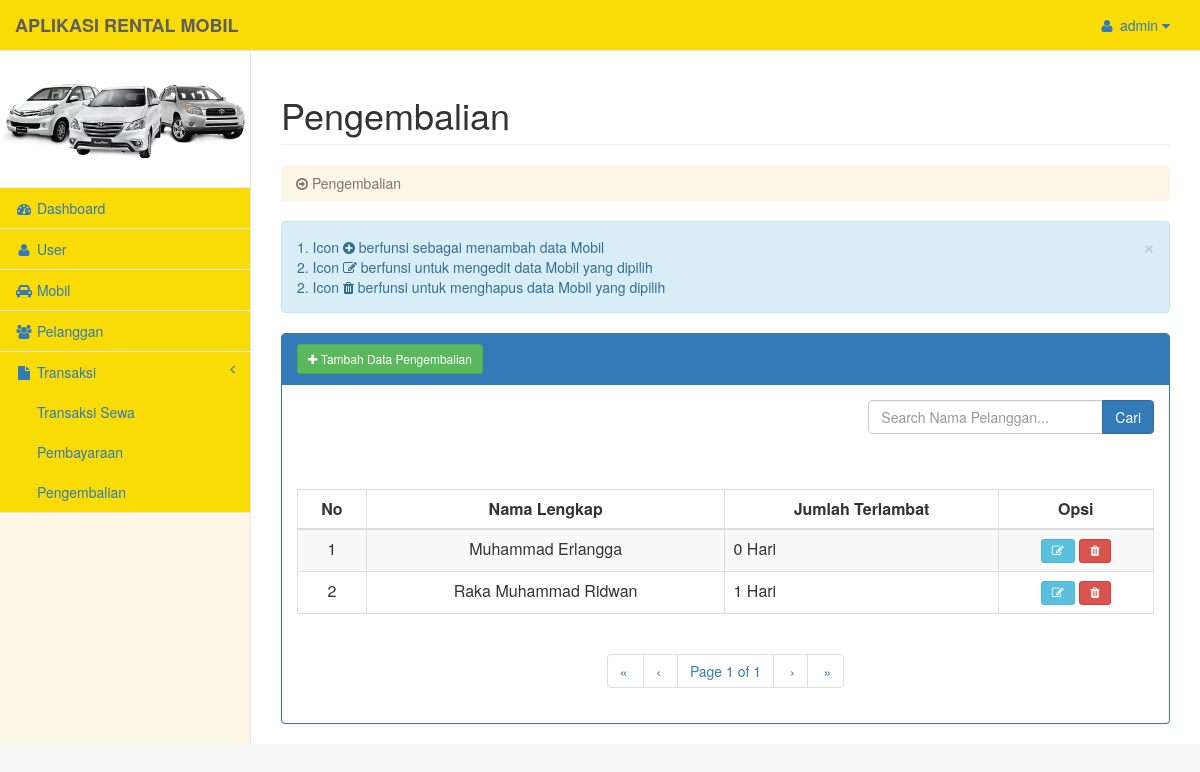
The page /pengembalian/index.php (signed in) on the database its author committed.
### tables this page shows
CREATE TABLE IF NOT EXISTS `tb_user` (
`id_user` int(5) NOT NULL,
  `username` varchar(25) NOT NULL,
  `password` varchar(100) NOT NULL
);

CREATE TABLE IF NOT EXISTS `tb_pengembalian` (
`id_pengembalian` int(5) NOT NULL,
  `id_transaksi` int(5) NOT NULL,
  `harga` int(15) NOT NULL,
  `terlambat` int(5) NOT NULL
);

CREATE TABLE IF NOT EXISTS `tb_transaksi` (
`id_transaksi` int(5) NOT NULL,
  `id_mobil` int(5) NOT NULL,
  `harga` int(11) NOT NULL,
  `id_pelanggan` int(5) NOT NULL,
  `nama_lengkap` varchar(50) NOT NULL,
  `tgl_sewa` datetime NOT NULL,
  `tgl_selesaisewa` datetime NOT NULL,
  `jumlah_harga` int(11) NOT NULL,
  `denda` int(11) DEFAULT NULL,
  `status_pembayaran` int(5) NOT NULL,
  `status_pengembalian` int(5) NOT NULL
);

### pengguna.php (called while the page is built)
<?php
$admin 			= $_SESSION['username'];
$data_us		= mysql_query("SELECT * FROM tb_user  WHERE username  ='$admin'");
$nama 			= mysql_fetch_object($data_us);
?>

### pengembalian/index.php (the view, shortened to what this page needs)
<?php
$root = '../';
include "../koneksi.php";
include "../pengguna.php";
include "../pagination.php";
if (isset($_REQUEST['keyword']) && $_REQUEST['keyword']<>""){
$keyword	= $_REQUEST['keyword'];
$reload		= "index.php?pagination=true&keyword=$keyword";
$sql 		= "SELECT tb_pengembalian.id_pengembalian, tb_transaksi.id_transaksi, tb_transaksi.nama_lengkap, tb_pengembalian.terlambat from mobilrental.tb_transaksi inner join mobilrental.tb_pengembalian on (tb_transaksi.id_transaksi = tb_pengembalian.id_transaksi) WHERE nama_lengkap LIKE '%$keyword%' ORDER BY id_pengembalian";
$result = mysql_query($sql);
}else{
$reload = "index.php?pagination=true";
$sql    = "SELECT tb_pengembalian.id_pengembalian, tb_transaksi.id_transaksi, tb_transaksi.nama_lengkap, tb_pengembalian.terlambat from mobilrental.tb_transaksi inner join mobilrental.tb_pengembalian on (tb_transaksi.id_transaksi = tb_pengembalian.id_transaksi) ORDER BY id_pengembalian";
$result = mysql_query($sql);
}
$rpp 		= 5;
$page 		= intval($_GET["page"]);
if($page<=0) $page = 1;
$tcount 	= mysql_num_rows($result);
$tpages 	= ($tcount) ? ceil($tcount/$rpp) : 1;
$count		= 0;
$i 			= ($page-1)*$rpp;
$no_urut	= ($page-1)*$rpp;
?>
<!DOCTYPE html>
<html lang="en">
<head>
    <link href="../assets/vendor/bootstrap/css/bootstrap.min.css" rel="stylesheet">
    <link href="../assets/dist/js/jquery-ui/jquery-ui.css" rel="stylesheet">
    <link href="../assets/dist/css/template.css" rel="stylesheet">
    <link href="../assets/vendor/font-awesome/css/font-awesome.min.css" rel="stylesheet" type="text/css">
</head>
<body>
    <div id="wrapper">
        <?php
			include '../sidebar.php' ;
		?>
        <div id="page-wrapper">
            <div class="row">
                <div class="col-lg-12">
                    <h1 class="page-header">Pengembalian</h1>
					<ol class="breadcrumb">
                            <li class="active">
                                <i class="fa fa-arrow-circle-o-right"></i> Pengembalian
                            </li>
                    </ol>
                </div>
            </div>
            <div class="row">
				<div class="col-md-12">
					<div class="alert alert-info alert-dismissable">
                        <button type="button" class="close" data-dismiss="alert" aria-hidden="true">&times;</button>
                        1. Icon <i class="fa fa-plus-circle"></i> berfunsi sebagai menambah data Mobil <br>
						2. Icon <i class="fa fa-edit"></i> berfunsi untuk mengedit data Mobil yang dipilih <br>
						2. Icon <i class="fa fa-trash"></i> berfunsi untuk menghapus data Mobil yang dipilih
					</div>
					<div class="panel panel-primary">
                        <div class="panel-heading">
						<button data-toggle="modal" data-target="#myModal" class="btn btn-success btn-sm"><span class="fa fa-plus"></span> Tambah Data Pengembalian</button></div>
                        <div class="panel-body">
							<div class="col-lg-8">
							</div>
							<div>
								<form method="post" action="index.php">
									<div class="form-group input-group">
										<input type="text" name="keyword" class="form-control" placeholder="Search Nama Pelanggan..." value="<?php echo $_REQUEST['keyword']; ?>">
										<span class="input-group-btn">
											<button class="btn btn-primary" type="submit">Cari
											</button>
										</span>
									</div>
								</form>
							</div>
							<br><br>
                            <div class="table-responsive">
                                <table class="table table-striped table-bordered table-hover">
                                    <thead>
                                        <tr>
                                            <th><center>No</center></th>
                                            <th><center>Nama Lengkap<center></th>
                                            <th><center>Jumlah Terlambat<center></th>
                                            <th><center>Opsi<center></th>
                                    </thead>
                                    <tbody>
									<?php
										while(($count<$rpp) && ($i<$tcount)) {
										$data = mysql_fetch_array($result);
									?>
										<tr>
											<td><center><?php echo ++$no_urut; ?></center></td>
											<td align="center"><?php echo $data['nama_lengkap'] ?></td>
											<td><?php echo $data['terlambat'] ?> Hari</td>
											<td>
												<center>
												<a class="btn btn-sm btn-info" href="edit.php?id_pengembalian=<?php echo $data['id_pengembalian'] ?>" title="Edit Data" ><span class="fa fa-edit"></span></a>
												<a class="btn btn-sm btn-danger" href="delete.php?action=hapus&id_pengembalian=<?php echo $data['id_pengembalian'] ?>" onClick="return confirm(' Data Yakin Mau dihapus ?');" title="Hapus Data" ><span class="fa fa-trash"></span></a>
												</center>
											</td>
										</tr>
									<?php
										$i++;
										$count++;
										}
									?>
                                    </tbody>
                                </table>
								<center>
									<div><?php echo paginate_one($reload, $page, $tpages); ?></div>
								</center>
                            </div>
                        </div>
                    </div>
				</div>
            </div>
        </div>
    </div>
</body>
</html>

### sidebar.php (shortened to what this page needs)
<?php
include 'koneksi.php';
include 'pengguna.php';
?>
		<nav class="navbar navbar-default navbar-fixed-top" role="navigation" style="margin-bottom: 0">
            <div class="navbar-header">
                <a class="navbar-brand" href="<?php echo $root; ?>dashboard/index.php"><b>APLIKASI RENTAL MOBIL</b></a>
            </div>
            <ul class="nav navbar-top-links navbar-right">
				<li class="dropdown">
				<?php
				if ($_SESSION['username']) : ?>
                    <a class="dropdown-toggle" data-toggle="dropdown" href="#">
                        <i class="fa fa-user fa-fw"></i> <?php echo $nama->username?> <i class="fa fa-caret-down"></i>
                    </a>
				<?php endif; ?>
                </li>
            </ul>
            <div class="navbar-default sidebar" role="navigation">
                <div class="sidebar-nav navbar-collapse">
                    <ul class="nav" id="side-menu">
						<li>
							<center><img src="<?php echo $root; ?>/assets/gambar/mobil.jpg" class="img-responsive" width="100%"><span class="masked"> </span></center>
						</li>
						<li>
                            <a href="<?php echo $root; ?>dashboard/index.php"><i class="fa fa-dashboard fa-fw"></i><span class="masked"> Dashboard </span></a>
                        </li>
                        <li>
                            <a href="<?php echo $root; ?>user/index.php"><i class="fa fa-user fa-fw"></i><span class="masked"> User </span></a>
                        </li>
                        <li>
                            <a href="<?php echo $root; ?>mobil/index.php"><i class="fa fa-car fa-fw"></i><span class="masked"> Mobil </span></a>
                        </li>
						<li>
                            <a href="<?php echo $root; ?>pelanggan/index.php"><i class="fa fa-users fa-fw"></i><span class="masked"> Pelanggan </span></a>
                        </li>
						<li>
                            <a href="#"><i class="fa fa-file fa-fw"></i> Transaksi <span class="fa arrow"></span></a>
							<ul class="nav nav-second-level">
                                <li>
                                    <a href="<?php echo $root; ?>biayasewa/index.php">Transaksi Sewa</a>
                                </li>
                                <li>
                                    <a href="<?php echo $root; ?>pembayaran/index.php">Pembayaraan</a>
                                </li>
                                <li>
                                    <a href="<?php echo $root; ?>pengembalian/index.php">Pengembalian</a>
                                </li>
                            </ul>
                        </li>
                    </ul>
                </div>
            </div>
		</nav>

### rows shown on the page
tb_user: username "admin"
tb_pengembalian: id_transaksi.nama_lengkap "Muhammad Erlangga", terlambat "0"
tb_pengembalian: id_transaksi.nama_lengkap "Raka Muhammad Ridwan", terlambat "1"

### other values the page prints
$firstlabel "«"
$prevlabel "‹"
$page "1"
$tpages "1"
$nextlabel "›"
$lastlabel "»"
